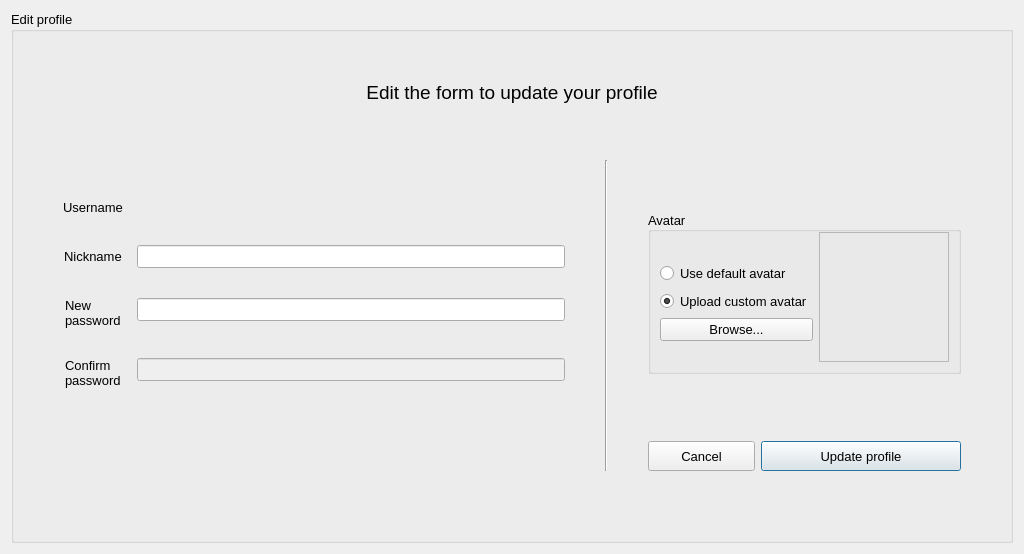
<?xml version="1.0" encoding="UTF-8"?>
<ui version="4.0">
 <class>ProfileEditWindow</class>
 <widget class="QDialog" name="ProfileEditWindow">
  <property name="geometry">
   <rect>
    <x>0</x>
    <y>0</y>
    <width>1024</width>
    <height>554</height>
   </rect>
  </property>
  <property name="windowTitle">
   <string>Edit profile</string>
  </property>
  <layout class="QGridLayout" name="gridLayout_2">
   <item row="0" column="0">
    <widget class="QGroupBox" name="groupBox">
     <property name="font">
      <font>
       <pointsize>10</pointsize>
      </font>
     </property>
     <property name="title">
      <string>Edit profile</string>
     </property>
     <layout class="QVBoxLayout" name="verticalLayout_3">
      <item>
       <spacer name="verticalSpacer_15">
        <property name="orientation">
         <enum>Qt::Vertical</enum>
        </property>
        <property name="sizeType">
         <enum>QSizePolicy::Preferred</enum>
        </property>
        <property name="sizeHint" stdset="0">
         <size>
          <width>20</width>
          <height>40</height>
         </size>
        </property>
       </spacer>
      </item>
      <item>
       <layout class="QHBoxLayout" name="horizontalLayout_10">
        <item>
         <widget class="QLabel" name="label">
          <property name="font">
           <font>
            <pointsize>14</pointsize>
           </font>
          </property>
          <property name="text">
           <string>Edit the form to update your profile</string>
          </property>
          <property name="alignment">
           <set>Qt::AlignCenter</set>
          </property>
         </widget>
        </item>
       </layout>
      </item>
      <item>
       <spacer name="verticalSpacer_12">
        <property name="orientation">
         <enum>Qt::Vertical</enum>
        </property>
        <property name="sizeType">
         <enum>QSizePolicy::Preferred</enum>
        </property>
        <property name="sizeHint" stdset="0">
         <size>
          <width>20</width>
          <height>50</height>
         </size>
        </property>
       </spacer>
      </item>
      <item>
       <layout class="QHBoxLayout" name="horizontalLayout_11">
        <property name="spacing">
         <number>40</number>
        </property>
        <property name="leftMargin">
         <number>40</number>
        </property>
        <property name="rightMargin">
         <number>40</number>
        </property>
        <item>
         <layout class="QVBoxLayout" name="verticalLayout_10">
          <item>
           <spacer name="verticalSpacer">
            <property name="orientation">
             <enum>Qt::Vertical</enum>
            </property>
            <property name="sizeType">
             <enum>QSizePolicy::Preferred</enum>
            </property>
            <property name="sizeHint" stdset="0">
             <size>
              <width>20</width>
              <height>40</height>
             </size>
            </property>
           </spacer>
          </item>
          <item>
           <layout class="QFormLayout" name="formLayout_2">
            <property name="labelAlignment">
             <set>Qt::AlignCenter</set>
            </property>
            <property name="horizontalSpacing">
             <number>14</number>
            </property>
            <property name="verticalSpacing">
             <number>30</number>
            </property>
            <property name="bottomMargin">
             <number>0</number>
            </property>
            <item row="0" column="0">
             <widget class="QLabel" name="label_2">
              <property name="text">
               <string>Username</string>
              </property>
             </widget>
            </item>
            <item row="0" column="1">
             <widget class="QLabel" name="label_username">
              <property name="palette">
               <palette>
                <active>
                 <colorrole role="WindowText">
                  <brush brushstyle="SolidPattern">
                   <color alpha="255">
                    <red>111</red>
                    <green>111</green>
                    <blue>111</blue>
                   </color>
                  </brush>
                 </colorrole>
                </active>
                <inactive>
                 <colorrole role="WindowText">
                  <brush brushstyle="SolidPattern">
                   <color alpha="255">
                    <red>111</red>
                    <green>111</green>
                    <blue>111</blue>
                   </color>
                  </brush>
                 </colorrole>
                </inactive>
                <disabled>
                 <colorrole role="WindowText">
                  <brush brushstyle="SolidPattern">
                   <color alpha="255">
                    <red>120</red>
                    <green>120</green>
                    <blue>120</blue>
                   </color>
                  </brush>
                 </colorrole>
                </disabled>
               </palette>
              </property>
              <property name="text">
               <string/>
              </property>
             </widget>
            </item>
            <item row="1" column="0">
             <widget class="QLabel" name="label_5">
              <property name="text">
               <string>Nickname</string>
              </property>
             </widget>
            </item>
            <item row="1" column="1">
             <widget class="QLineEdit" name="lineEdit_editNick">
              <property name="sizePolicy">
               <sizepolicy hsizetype="Expanding" vsizetype="Fixed">
                <horstretch>0</horstretch>
                <verstretch>0</verstretch>
               </sizepolicy>
              </property>
              <property name="maximumSize">
               <size>
                <width>16777215</width>
                <height>16777215</height>
               </size>
              </property>
              <property name="maxLength">
               <number>50</number>
              </property>
             </widget>
            </item>
            <item row="2" column="0">
             <widget class="QLabel" name="label_11">
              <property name="text">
               <string>New
password</string>
              </property>
             </widget>
            </item>
            <item row="2" column="1">
             <widget class="QLineEdit" name="lineEdit_editPsw">
              <property name="sizePolicy">
               <sizepolicy hsizetype="Expanding" vsizetype="Fixed">
                <horstretch>0</horstretch>
                <verstretch>0</verstretch>
               </sizepolicy>
              </property>
              <property name="maximumSize">
               <size>
                <width>16777215</width>
                <height>16777215</height>
               </size>
              </property>
              <property name="maxLength">
               <number>100</number>
              </property>
              <property name="echoMode">
               <enum>QLineEdit::Password</enum>
              </property>
             </widget>
            </item>
            <item row="3" column="0">
             <widget class="QLabel" name="label_4">
              <property name="text">
               <string>Confirm
password</string>
              </property>
             </widget>
            </item>
            <item row="3" column="1">
             <widget class="QLineEdit" name="lineEdit_editPswConf">
              <property name="enabled">
               <bool>false</bool>
              </property>
              <property name="maximumSize">
               <size>
                <width>16777215</width>
                <height>16777215</height>
               </size>
              </property>
              <property name="maxLength">
               <number>100</number>
              </property>
              <property name="echoMode">
               <enum>QLineEdit::Password</enum>
              </property>
             </widget>
            </item>
           </layout>
          </item>
          <item>
           <spacer name="verticalSpacer_14">
            <property name="orientation">
             <enum>Qt::Vertical</enum>
            </property>
            <property name="sizeType">
             <enum>QSizePolicy::Expanding</enum>
            </property>
            <property name="sizeHint" stdset="0">
             <size>
              <width>20</width>
              <height>20</height>
             </size>
            </property>
           </spacer>
          </item>
         </layout>
        </item>
        <item>
         <widget class="Line" name="line">
          <property name="orientation">
           <enum>Qt::Vertical</enum>
          </property>
         </widget>
        </item>
        <item>
         <layout class="QVBoxLayout" name="verticalLayout">
          <property name="spacing">
           <number>6</number>
          </property>
          <property name="leftMargin">
           <number>0</number>
          </property>
          <item>
           <spacer name="verticalSpacer_2">
            <property name="orientation">
             <enum>Qt::Vertical</enum>
            </property>
            <property name="sizeType">
             <enum>QSizePolicy::Expanding</enum>
            </property>
            <property name="sizeHint" stdset="0">
             <size>
              <width>20</width>
              <height>50</height>
             </size>
            </property>
           </spacer>
          </item>
          <item>
           <widget class="QGroupBox" name="groupBox_2">
            <property name="title">
             <string>Avatar</string>
            </property>
            <property name="alignment">
             <set>Qt::AlignLeading|Qt::AlignLeft|Qt::AlignVCenter</set>
            </property>
            <property name="flat">
             <bool>false</bool>
            </property>
            <property name="checkable">
             <bool>false</bool>
            </property>
            <layout class="QHBoxLayout" name="horizontalLayout_13">
             <property name="topMargin">
              <number>0</number>
             </property>
             <item>
              <layout class="QVBoxLayout" name="verticalLayout_2">
               <property name="leftMargin">
                <number>0</number>
               </property>
               <item>
                <spacer name="verticalSpacer_3">
                 <property name="orientation">
                  <enum>Qt::Vertical</enum>
                 </property>
                 <property name="sizeType">
                  <enum>QSizePolicy::Preferred</enum>
                 </property>
                 <property name="sizeHint" stdset="0">
                  <size>
                   <width>20</width>
                   <height>40</height>
                  </size>
                 </property>
                </spacer>
               </item>
               <item>
                <widget class="QRadioButton" name="radioButton_defaultAvatar">
                 <property name="text">
                  <string>Use default avatar</string>
                 </property>
                 <property name="checked">
                  <bool>false</bool>
                 </property>
                 <property name="autoRepeat">
                  <bool>false</bool>
                 </property>
                </widget>
               </item>
               <item>
                <spacer name="verticalSpacer_16">
                 <property name="orientation">
                  <enum>Qt::Vertical</enum>
                 </property>
                 <property name="sizeType">
                  <enum>QSizePolicy::Preferred</enum>
                 </property>
                 <property name="sizeHint" stdset="0">
                  <size>
                   <width>20</width>
                   <height>10</height>
                  </size>
                 </property>
                </spacer>
               </item>
               <item>
                <layout class="QVBoxLayout" name="verticalLayout_5">
                 <property name="spacing">
                  <number>6</number>
                 </property>
                 <property name="topMargin">
                  <number>0</number>
                 </property>
                 <item alignment="Qt::AlignBottom">
                  <widget class="QRadioButton" name="radioButton_customAvatar">
                   <property name="text">
                    <string>Upload custom avatar</string>
                   </property>
                   <property name="checked">
                    <bool>true</bool>
                   </property>
                  </widget>
                 </item>
                 <item>
                  <layout class="QHBoxLayout" name="horizontalLayout_12">
                   <property name="spacing">
                    <number>6</number>
                   </property>
                   <item alignment="Qt::AlignVCenter">
                    <widget class="QPushButton" name="pushButton_browse">
                     <property name="enabled">
                      <bool>true</bool>
                     </property>
                     <property name="sizePolicy">
                      <sizepolicy hsizetype="Minimum" vsizetype="Fixed">
                       <horstretch>0</horstretch>
                       <verstretch>0</verstretch>
                      </sizepolicy>
                     </property>
                     <property name="font">
                      <font>
                       <pointsize>10</pointsize>
                      </font>
                     </property>
                     <property name="text">
                      <string>Browse...</string>
                     </property>
                     <property name="autoDefault">
                      <bool>false</bool>
                     </property>
                    </widget>
                   </item>
                  </layout>
                 </item>
                </layout>
               </item>
               <item alignment="Qt::AlignHCenter">
                <widget class="QLabel" name="label_imageSize">
                 <property name="enabled">
                  <bool>true</bool>
                 </property>
                 <property name="minimumSize">
                  <size>
                   <width>0</width>
                   <height>0</height>
                  </size>
                 </property>
                 <property name="text">
                  <string/>
                 </property>
                </widget>
               </item>
              </layout>
             </item>
             <item>
              <widget class="QLabel" name="label_UsrIcon">
               <property name="sizePolicy">
                <sizepolicy hsizetype="Fixed" vsizetype="Fixed">
                 <horstretch>0</horstretch>
                 <verstretch>0</verstretch>
                </sizepolicy>
               </property>
               <property name="minimumSize">
                <size>
                 <width>130</width>
                 <height>130</height>
                </size>
               </property>
               <property name="maximumSize">
                <size>
                 <width>16777215</width>
                 <height>16777215</height>
                </size>
               </property>
               <property name="baseSize">
                <size>
                 <width>0</width>
                 <height>0</height>
                </size>
               </property>
               <property name="frameShape">
                <enum>QFrame::StyledPanel</enum>
               </property>
               <property name="text">
                <string/>
               </property>
               <property name="scaledContents">
                <bool>false</bool>
               </property>
               <property name="alignment">
                <set>Qt::AlignCenter</set>
               </property>
              </widget>
             </item>
            </layout>
           </widget>
          </item>
          <item>
           <spacer name="verticalSpacer_4">
            <property name="orientation">
             <enum>Qt::Vertical</enum>
            </property>
            <property name="sizeType">
             <enum>QSizePolicy::Preferred</enum>
            </property>
            <property name="sizeHint" stdset="0">
             <size>
              <width>20</width>
              <height>25</height>
             </size>
            </property>
           </spacer>
          </item>
          <item>
           <widget class="QLabel" name="label_incorrect_edit">
            <property name="minimumSize">
             <size>
              <width>0</width>
              <height>30</height>
             </size>
            </property>
            <property name="palette">
             <palette>
              <active>
               <colorrole role="WindowText">
                <brush brushstyle="SolidPattern">
                 <color alpha="255">
                  <red>255</red>
                  <green>0</green>
                  <blue>0</blue>
                 </color>
                </brush>
               </colorrole>
              </active>
              <inactive>
               <colorrole role="WindowText">
                <brush brushstyle="SolidPattern">
                 <color alpha="255">
                  <red>255</red>
                  <green>0</green>
                  <blue>0</blue>
                 </color>
                </brush>
               </colorrole>
              </inactive>
              <disabled>
               <colorrole role="WindowText">
                <brush brushstyle="SolidPattern">
                 <color alpha="255">
                  <red>120</red>
                  <green>120</green>
                  <blue>120</blue>
                 </color>
                </brush>
               </colorrole>
              </disabled>
             </palette>
            </property>
            <property name="text">
             <string/>
            </property>
            <property name="alignment">
             <set>Qt::AlignCenter</set>
            </property>
            <property name="wordWrap">
             <bool>true</bool>
            </property>
           </widget>
          </item>
          <item>
           <layout class="QHBoxLayout" name="horizontalLayout_2">
            <property name="topMargin">
             <number>0</number>
            </property>
            <item>
             <widget class="QPushButton" name="pushButton_cancel">
              <property name="sizePolicy">
               <sizepolicy hsizetype="Minimum" vsizetype="Preferred">
                <horstretch>0</horstretch>
                <verstretch>0</verstretch>
               </sizepolicy>
              </property>
              <property name="minimumSize">
               <size>
                <width>0</width>
                <height>30</height>
               </size>
              </property>
              <property name="text">
               <string>Cancel</string>
              </property>
              <property name="autoDefault">
               <bool>false</bool>
              </property>
             </widget>
            </item>
            <item>
             <widget class="QPushButton" name="pushButton_updateProfile">
              <property name="sizePolicy">
               <sizepolicy hsizetype="Minimum" vsizetype="Preferred">
                <horstretch>0</horstretch>
                <verstretch>0</verstretch>
               </sizepolicy>
              </property>
              <property name="minimumSize">
               <size>
                <width>200</width>
                <height>30</height>
               </size>
              </property>
              <property name="font">
               <font>
                <pointsize>10</pointsize>
               </font>
              </property>
              <property name="text">
               <string>Update profile</string>
              </property>
             </widget>
            </item>
           </layout>
          </item>
         </layout>
        </item>
       </layout>
      </item>
      <item>
       <spacer name="verticalSpacer_13">
        <property name="orientation">
         <enum>Qt::Vertical</enum>
        </property>
        <property name="sizeType">
         <enum>QSizePolicy::Preferred</enum>
        </property>
        <property name="sizeHint" stdset="0">
         <size>
          <width>20</width>
          <height>60</height>
         </size>
        </property>
       </spacer>
      </item>
     </layout>
    </widget>
   </item>
  </layout>
 </widget>
 <resources/>
 <connections/>
</ui>
